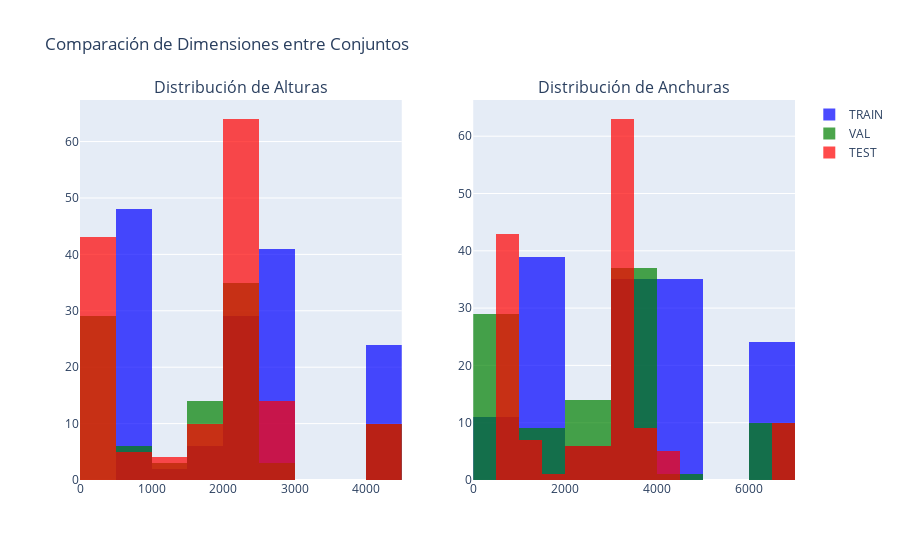

The cell this chart's notebook holds for it:
### Markdown cell above
## 2. VISUALIZACIÓN COMPARATIVA

### Code cell
# Figura 1: Distribución de dimensiones
fig1 = make_subplots(
    rows=1, cols=2,
    subplot_titles=("Distribución de Alturas", "Distribución de Anchuras")
)

colors = {'train': 'blue', 'val': 'green', 'test': 'red'}

for name, stats in all_stats.items():
    if stats["heights"]:
        fig1.add_trace(
            go.Histogram(x=stats["heights"], name=f"{name.upper()}", 
                        marker_color=colors[name], opacity=0.7),
            row=1, col=1
        )
        fig1.add_trace(
            go.Histogram(x=stats["widths"], name=f"{name.upper()}", 
                        marker_color=colors[name], opacity=0.7, showlegend=False),
            row=1, col=2
        )

fig1.update_layout(title_text="Comparación de Dimensiones entre Conjuntos", 
                   barmode='overlay')
fig1.show()

### Figure 1 — Plotly figure (JSON) as saved in the notebook; plotly's stock layout.template omitted (floating-point values rounded to 4 significant figures; data arrays with more than 128 entries replaced by an {"elided": "..."} marker saying what was removed)
{"data": [{"marker": {"color": "blue"}, "name": "TRAIN", "opacity": 0.7, "type": "histogram", "x": {"elided": "150 int values"}, "xaxis": "x", "yaxis": "y"}, {"marker": {"color": "blue"}, "name": "TRAIN", "opacity": 0.7, "showlegend": false, "type": "histogram", "x": {"elided": "150 int values"}, "xaxis": "x2", "yaxis": "y2"}, {"marker": {"color": "green"}, "name": "VAL", "opacity": 0.7, "type": "histogram", "x": [480, 4421, 4419, 2304, 480, 480, 2304, 2304, 480, 480, 480, 2592, 1536, 480, 1536, 1944, 2304, 480, 480, 2304, 4422, 4439, 1413, 4459, 2000, 2304, 1536, 768, 480, 2304, 2304, 2304, 1132, 4461, 2304, 480, 480, 2304, 480, 2304, 480, 480, 768, 2304, 480, 1536, 2304, 2848, 2304, 480, 1536, 480, 2304, 480, 1536, 2304, 768, 4419, 1536, 480, 2304, 1961, 768, 768, 2304, 480, 1536, 2304, 2304, 4420, 2304, 2304, 480, 480, 480, 2592, 1536, 2304, 1536, 1536, 2304, 480, 4459, 480, 2304, 2304, 1536, 1461, 2304, 2304, 2304, 2304, 2304, 2304, 2304, 480, 4422, 768, 480, 480], "xaxis": "x", "yaxis": "y"}, {"marker": {"color": "green"}, "name": "VAL", "opacity": 0.7, "showlegend": false, "type": "histogram", "x": [640, 6681, 6628, 3072, 640, 640, 3072, 3072, 640, 640, 640, 3872, 2048, 640, 2048, 2592, 3072, 640, 640, 3072, 6662, 6708, 1531, 6668, 3008, 3072, 2048, 1024, 640, 3072, 3072, 3072, 1490, 6641, 3072, 640, 640, 3072, 640, 3072, 640, 640, 1024, 3072, 640, 2048, 3072, 4288, 3072, 640, 2048, 640, 3072, 640, 2048, 3072, 1024, 6688, 2048, 640, 3072, 2393, 1024, 1024, 3072, 640, 2048, 3072, 3072, 6682, 3072, 3072, 640, 640, 640, 3872, 2048, 3072, 2048, 2048, 3072, 640, 6668, 640, 3072, 3072, 2048, 1441, 3072, 3072, 3072, 3072, 3072, 3072, 3072, 640, 6642, 1024, 640, 640], "xaxis": "x2", "yaxis": "y2"}, {"marker": {"color": "red"}, "name": "TEST", "opacity": 0.7, "type": "histogram", "x": {"elided": "150 int values"}, "xaxis": "x", "yaxis": "y"}, {"marker": {"color": "red"}, "name": "TEST", "opacity": 0.7, "showlegend": false, "type": "histogram", "x": {"elided": "150 int values"}, "xaxis": "x2", "yaxis": "y2"}], "layout": {"annotations": [{"font": {"size": 16}, "showarrow": false, "text": "Distribución de Alturas", "x": 0.225, "xanchor": "center", "xref": "paper", "y": 1, "yanchor": "bottom", "yref": "paper"}, {"font": {"size": 16}, "showarrow": false, "text": "Distribución de Anchuras", "x": 0.775, "xanchor": "center", "xref": "paper", "y": 1, "yanchor": "bottom", "yref": "paper"}], "barmode": "overlay", "title": {"text": "Comparación de Dimensiones entre Conjuntos"}, "xaxis": {"anchor": "y", "domain": [0, 0.45]}, "xaxis2": {"anchor": "y2", "domain": [0.55, 1]}, "yaxis": {"anchor": "x", "domain": [0, 1]}, "yaxis2": {"anchor": "x2", "domain": [0, 1]}}}
